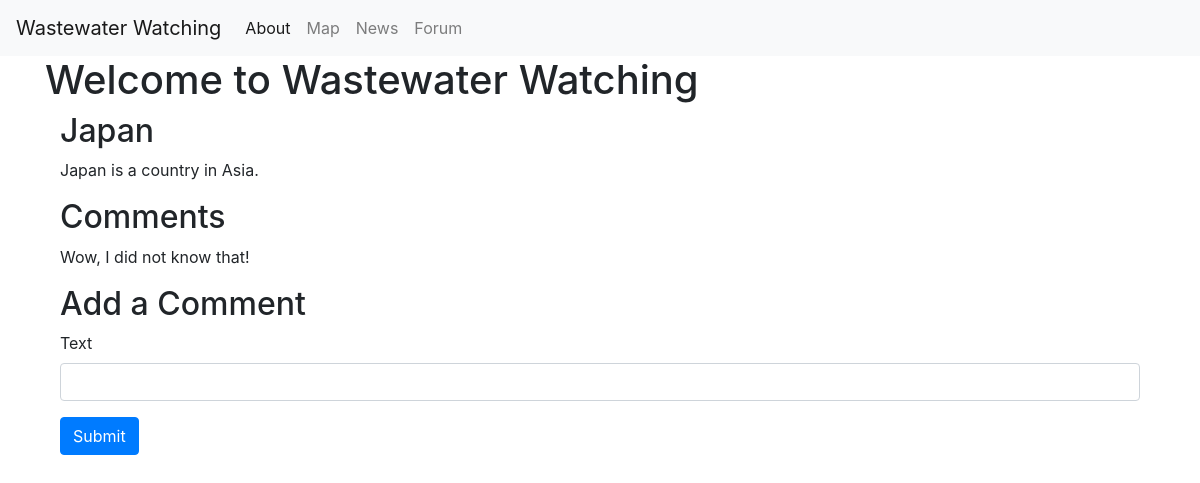
Before: /forum/topic/1 with the older database file.
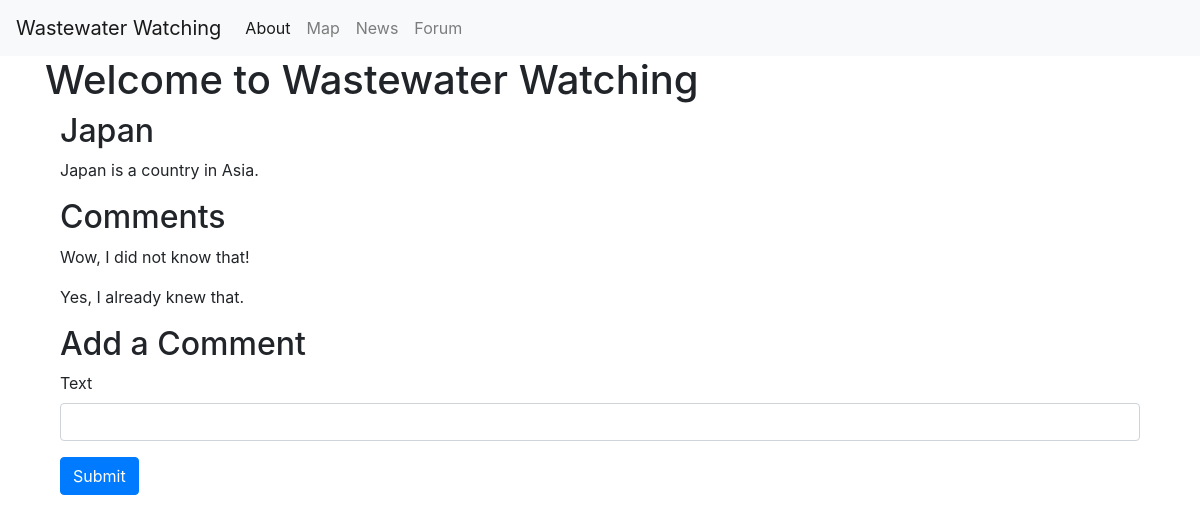
After: the same page with the newer database file.
### app.py (models this page shows)
class Topic(db.Model):
    id: Mapped[int] = mapped_column(primary_key=True)
    title: Mapped[str] = mapped_column(unique=True)
    description: Mapped[str]

class Comment(db.Model):
    id: Mapped[int] = mapped_column(primary_key=True)
    text: Mapped[str]
    topicId: Mapped[str]

### app.py (the view, shortened to what this page needs)
@app.route('/forum/topic/<int:id>', methods=["GET", "POST"])
def topic(id):
    topic = db.get_or_404(Topic, id)
    comments = Comment.query.filter_by(topicId=id).all()
    return render_template('forum/topic.html', topic=topic, comments=comments)

### templates/forum/topic.html
{% extends 'base.html' %}
{% block content %}
    <h1>{% block title %} Welcome to Wastewater Watching {% endblock %}</h1>
    <div class="container">
        <h2>{{topic['title']}}</h2>
        <p>{{topic['description']}}</p>
        <h2>Comments</h2>
        {% for comment in comments %}
        <p>{{comment['text']}}</p>
        {% endfor %}
        <h2>Add a Comment</h2>
        <form action="/forum/topic/{{topic.id}}" method="post">
            <div class="mb-3">
                <label for="text" class="form-label">Text</label>
                <input type="text" name="text" class="form-control" id="text" aria-describedby="textContent">
            </div>
            <button type="submit" class="btn btn-primary">Submit</button>
        </form>
    </div>
{% endblock %}

### templates/base.html (shortened to what this page needs)
<!doctype html>
<html lang="en">
  <head>
    <link rel="stylesheet" href="https://stackpath.bootstrapcdn.com/bootstrap/4.3.1/css/bootstrap.min.css">
  </head>
  <body>
    <nav class="navbar navbar-expand-md navbar-light bg-light">
        <a class="navbar-brand" href="{{ url_for('index')}}">Wastewater Watching</a>
        <div class="collapse navbar-collapse" id="navbarNav">
            <ul class="navbar-nav">
            <li class="nav-item active">
                <a class="nav-link" href="/about">About</a>
            </li>
            <li>
                <a class="nav-link" href="/map">Map</a>
            </li>
            <li>
                <a class="nav-link" href="/news">News</a>
            </li>
            <li>
                <a class="nav-link" href="/forum">Forum</a>
            </li>
            </ul>
        </div>
    </nav>
    <div class="container">
        {% block content %} {% endblock %}
    </div>
  </body>
</html>

Changed rows visible on the page:
added Comment: text "Yes, I already knew that."
